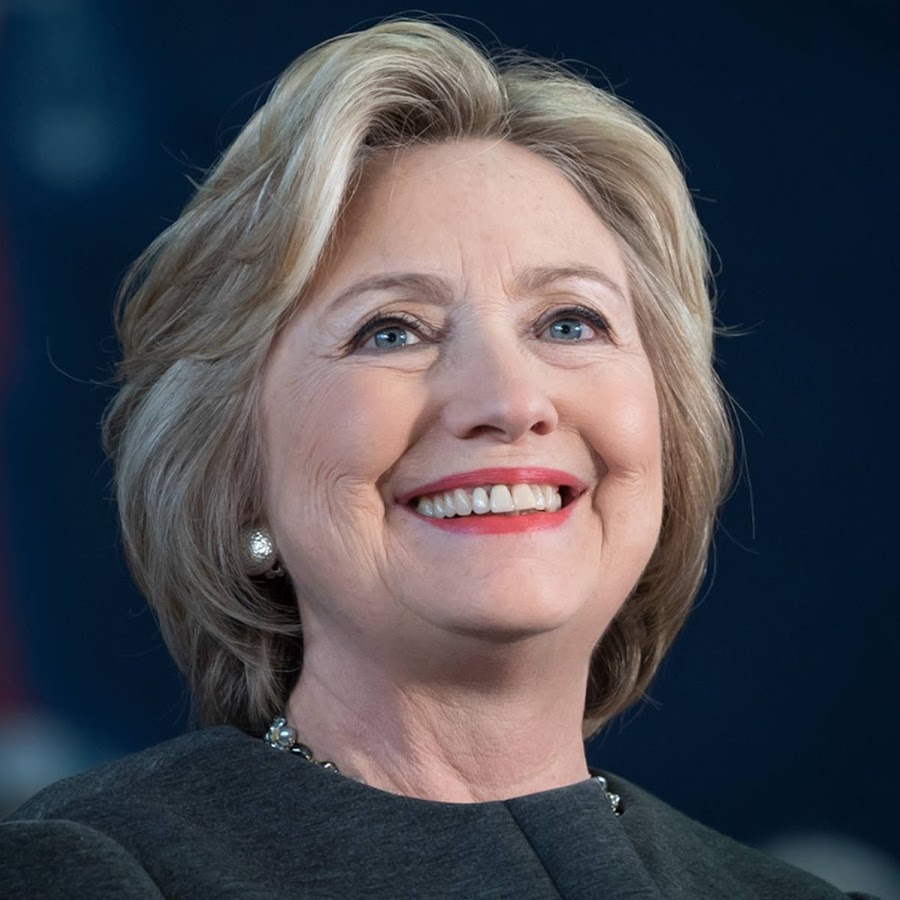
#> input picture computer vision/originals/hillary.jpg, 900 x 900 px
$ python blend.py
#> lines starting #> are read from the running program, lines starting #| are printed output that depends on the picture
import numpy as np
import cv2

im_one = cv2.imread('originals/hillary.jpg')
#> im_one is the input picture: shape (900, 900, 3); mean B, G, R 81.9, 74.4, 74.4
im_two = cv2.imread('originals/trump.jpg')
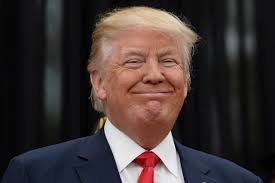
#> input picture computer vision/originals/trump.jpg, 275 x 183 px
#> im_two is the input picture: shape (183, 275, 3); mean B, G, R 51.6, 53.1, 64.1
im_one = cv2.resize(im_one, (275,183))
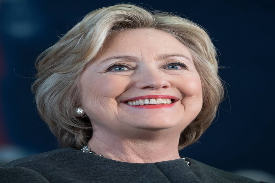
#> im_one: shape (183, 275, 3); mean B, G, R 81.8, 74.3, 74.3
im_two = cv2.resize(im_two, (275,183))
print(f'Hillary shape = {im_one.shape}')
#| Hillary shape = (183, 275, 3)
print(f'Trump shape = {im_two.shape}')
#| Trump shape = (183, 275, 3)
dst = cv2.addWeighted(im_one, 0.3, im_two, 0.7, 0)
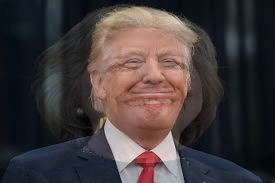
#> dst: shape (183, 275, 3); mean B, G, R 60.6, 59.4, 67.2

cv2.imwrite('results/blended2.jpg',dst)
